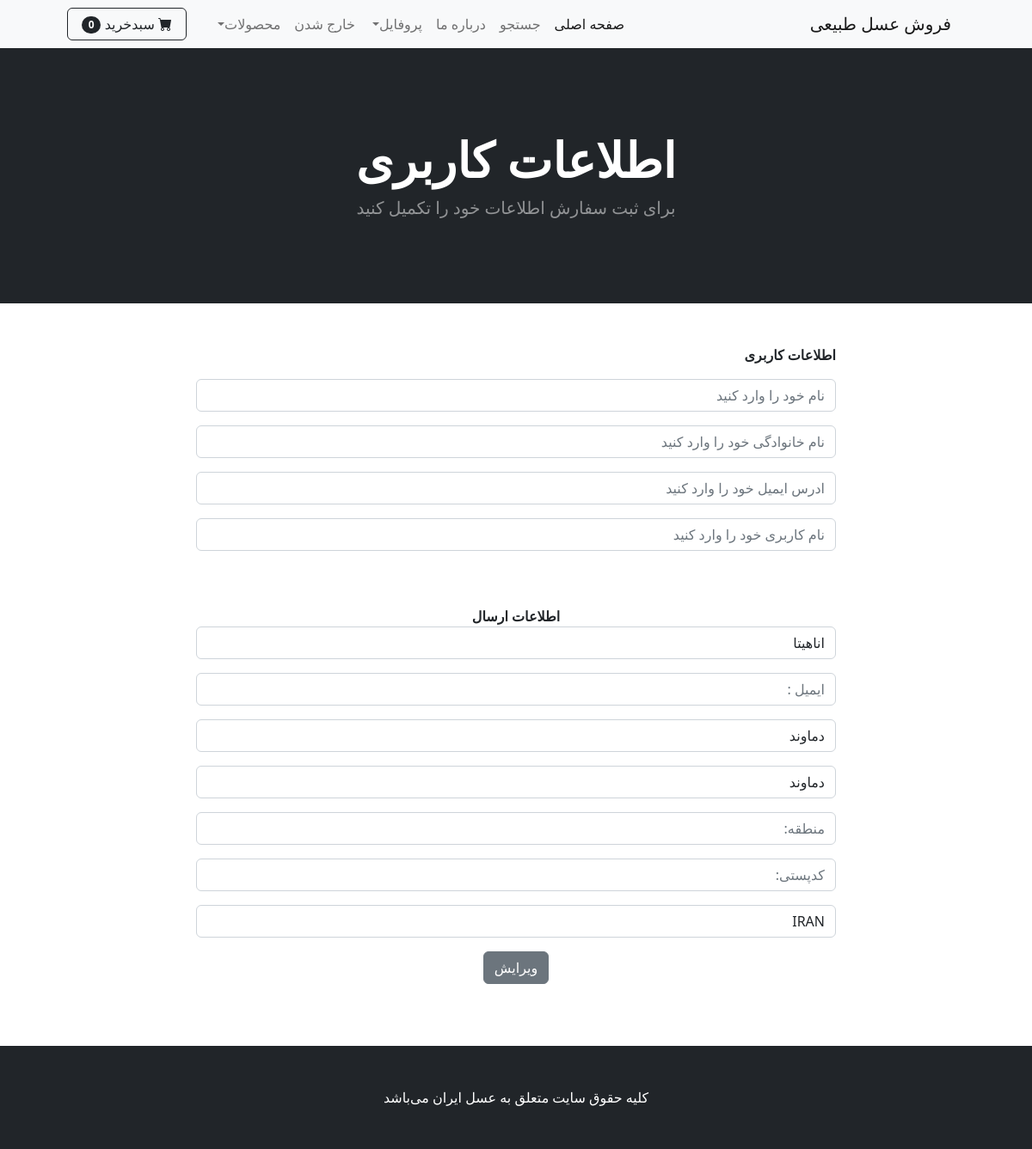
The page /update_info/ (signed in) on the database its author committed.
### payment/models.py (models this page shows, shortened)
class ShippingAddress(models.Model):
    user = models.ForeignKey(User, on_delete= models.CASCADE, null=True, blank=True)
    shipping_full_name = models.CharField(max_length= 250)
    shipping_email = models.CharField(max_length= 300)
    shipping_address = models.CharField(max_length=250, blank=True, null=True)
    shipping_city = models.CharField(max_length=25, blank=True)
    shipping_state = models.CharField(max_length=25, blank=True , null=True)
    shipping_zipcode = models.CharField(max_length=25, blank=True , null=True)
    shipping_country = models.CharField(max_length=25, default='IRAN')
    class Meta:
        verbose_name_plural = 'Shipping Addres'

### shop/views.py (the view)
# urls.py: path('update_info/', views.update_info, name="update_info"),
def update_info(request):
    if request.user.is_authenticated:
        current_user = Profile.objects.get(user__id=request.user.id)
        shipping_user, created_shipping = ShippingAddress.objects.get_or_create(user=request.user)
        form = UpdateUserForm(request.POST or None, instance = current_user)
        shipping_form = ShippingForm(request.POST or None, instance = shipping_user)
        if form.is_valid() or shipping_form.is_valid():
            form.save()
            shipping_form.save()
            messages.success(request, 'اطلاعات کاربری شما ویرایش شد')
            return redirect('home')
        return render(request, 'update_info.html',{'form':form , 'shipping_form':shipping_form})
    else:
        messages.success(request, 'ابتدا باید وارد حساب کاربری خود شوید ')
        return redirect('home')
    return render(request, 'update_info.html')

### shop/forms.py
class UpdateUserForm(UserChangeForm):
    password = None
    first_name = forms.CharField(
        label="",
        max_length=50,
        widget=forms.TextInput(attrs={'class': 'form-control' , 'placeholder' : 'نام خود را وارد کنید'}),
        required=False
    )
    last_name = forms.CharField(
        label="",
        max_length=50,
        widget=forms.TextInput(attrs={'class': 'form-control' , 'placeholder' : 'نام خانوادگی خود را وارد کنید'}),
        required=False
    )
    email = forms.EmailField(
        label="",
        widget=forms.TextInput(attrs={'class': 'form-control' , 'placeholder' : 'ادرس ایمیل خود را وارد کنید'}),
        required=False
    )
    username = forms.CharField(
        label="",
        max_length=20,
        widget=forms.TextInput(attrs={'class': 'form-control' , 'placeholder' : 'نام کاربری خود را وارد کنید'}),
        required=False
    )
    class Meta:
        model = User
        fields = ('first_name' , 'last_name' , 'email' , 'username')

### cart/cart.py (called while the page is built)
    def __len__(self):
        return len(self.cart)

### cart/context_processors.py (called while the page is built)
def cart(request):
    return {'cart':Cart(request)}

### shop/templates/update_info.html (shortened to what this page needs)
{% extends "base.html" %}
{% block content %}
        <header class="bg-dark py-5">
            <div class="container px-4 px-lg-5 my-5">
                <div class="text-center text-white">
                    <h1 class="display-4 fw-bolder">اطلاعات کاربری </h1>
                    <p class="lead fw-normal text-white-50 mb-0">برای ثبت سفارش اطلاعات خود را تکمیل کنید </p>
                </div>
            </div>
        </header>
        <br><br>
        <div class="container">
            <div class= "row">
                <center>
                    <div class="col-8">
                        <p align= "justify">
                            <strong>اطلاعات کاربری</strong>
                            <br>
                            <form method="POST" action="{% url 'update_info' %}">
                                    {{ form.as_p }}
                                    <br><br>
                                    <strong>اطلاعات ارسال</strong>
                                    <br>
                                    {{ shipping_form.as_p }}
                                <button type="submit" class="btn btn-secondary">ویرایش</button>
                              </form>
                              <br>
                    </div>
                </center>
            </div>
        </div>
        <br><br>
{% endblock content %}

### rows shown on the page
ShippingAddress: shipping_full_name "اناهیتا", shipping_address "دماوند", shipping_city "دماوند", shipping_country "IRAN"

### other values the page prints
{{ cart|length }} "0"
